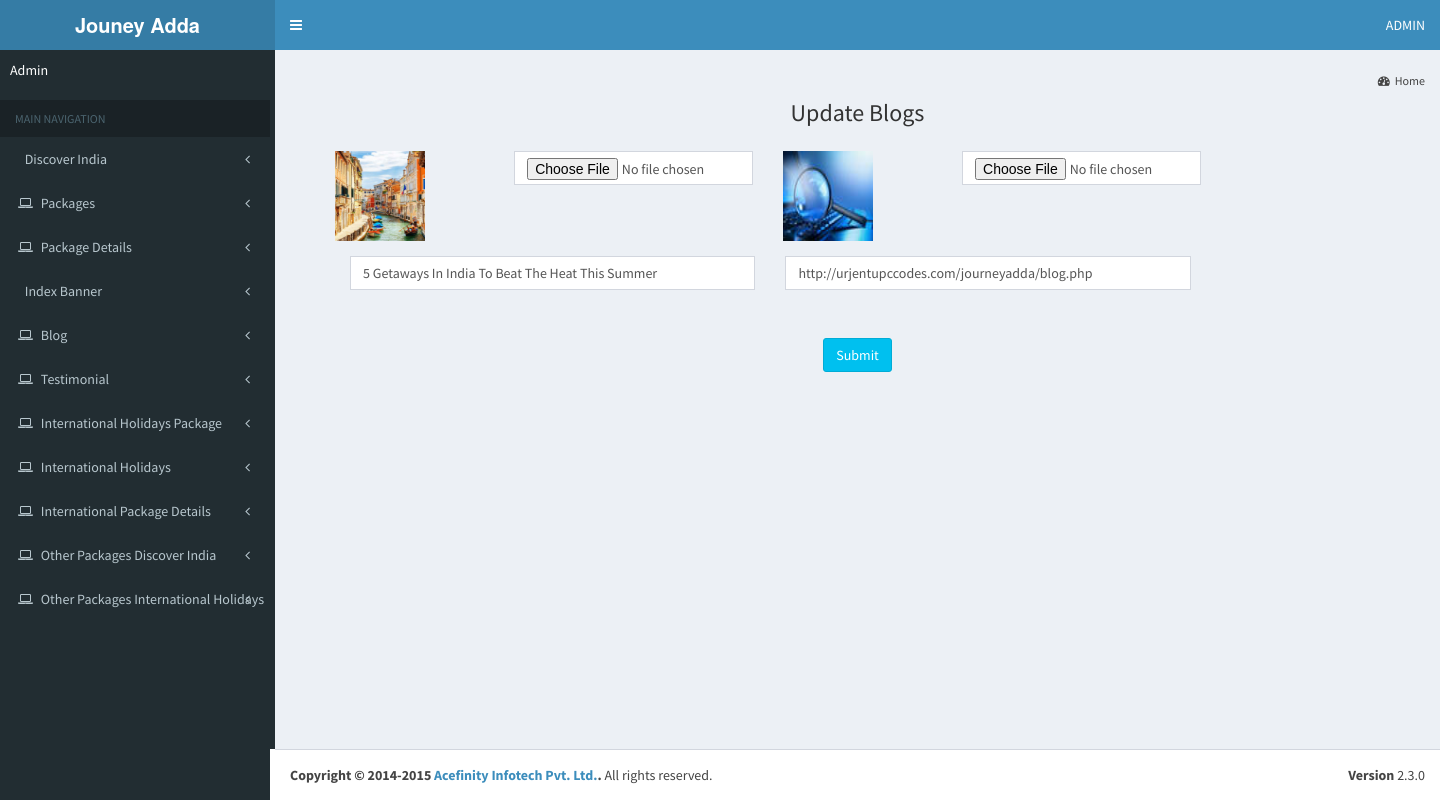
The page /admin-journey/edit_blog.php?e_id=1 on the database its author committed.
### tables this page shows
CREATE TABLE `blog` (
  `id` int(225) NOT NULL,
  `background_image` varchar(2000) NOT NULL,
  `image` varchar(2000) NOT NULL,
  `blog_data` varchar(2000) NOT NULL,
  `blog_link` varchar(2000) NOT NULL
);

### admin-journey/edit_blog.php (the view, shortened to what this page needs)
<?php
include("connect.php");
include("includes/header.php");
include("includes/left_sidebar.php");
$e_id=$_GET["e_id"];
$query="select * from blog where id='$e_id'";
$data=mysqli_query($conn,$query);
$row=mysqli_fetch_assoc($data);
$data=$row["blog_data"];
$link=$row["blog_link"];
$image=$row["background_image"];
$image1=$row["image"];
?>
      <div class="content-wrapper">
        <section class="content-header">
          <ol class="breadcrumb">
          <li><a href="dashboard.php"><i class="fa fa-dashboard"></i>Home</a></li>
          </ol>
        </section>
        <section class="content">
          <div class="row">
            <div class="col-lg-12">
            <div class="col-md-12 member">
              <div class="form-group pb20 col-md-12"><h3 style="text-align:center;">Update Blogs</h3></div>
<div class="col-md-12 col-offset-2">
                <form name="image" action="update_blog.php" method="post" enctype="multipart/form-data">
                    <div class="form-group col-md-2">
             <img src="<?php echo $image;?>" width="90" height="90">
             </div>
              <div class="form-group col-md-3">
              <input type="file" class="form-control" name="fileupload4">
                 </div>
                 <div class="form-group col-md-2">
              <img src="<?php echo $image1;?>" width="90" height="90">
              </div>
                 <div class="form-group col-md-3">
              <input type="file" class="form-control" name="fileupload5">
                 </div>
                <div class="col-md-12">
             <div class="form-group col-md-5">
              <input type="text" class="form-control" name="data" placeholder="Blog data" value="<?php echo $data;?>" required>
                 </div>
                 <div class="form-group col-md-5">
              <input type="text" class="form-control" name="link" placeholder="Blog Link" value="<?php echo $link;?>">
                 </div>
                 </div>
                 <div class="form-group col-md-12" style="text-align:center; margin-top:3%;margin-bottom:5%;"><input type="submit" class="btn btn-info" value="Submit" name="submit" ></div>
                </form>
                </div>
       </div>
      </div>
          </div>
</div>
      </div>
 <?php include("includes/footer.php"); ?>

### rows shown on the page
blog: background_image (picture), image (picture), data "5 Getaways In India To Beat The Heat This Summer", link "http://urjentupccodes.com/journeyadda/blog.php"
